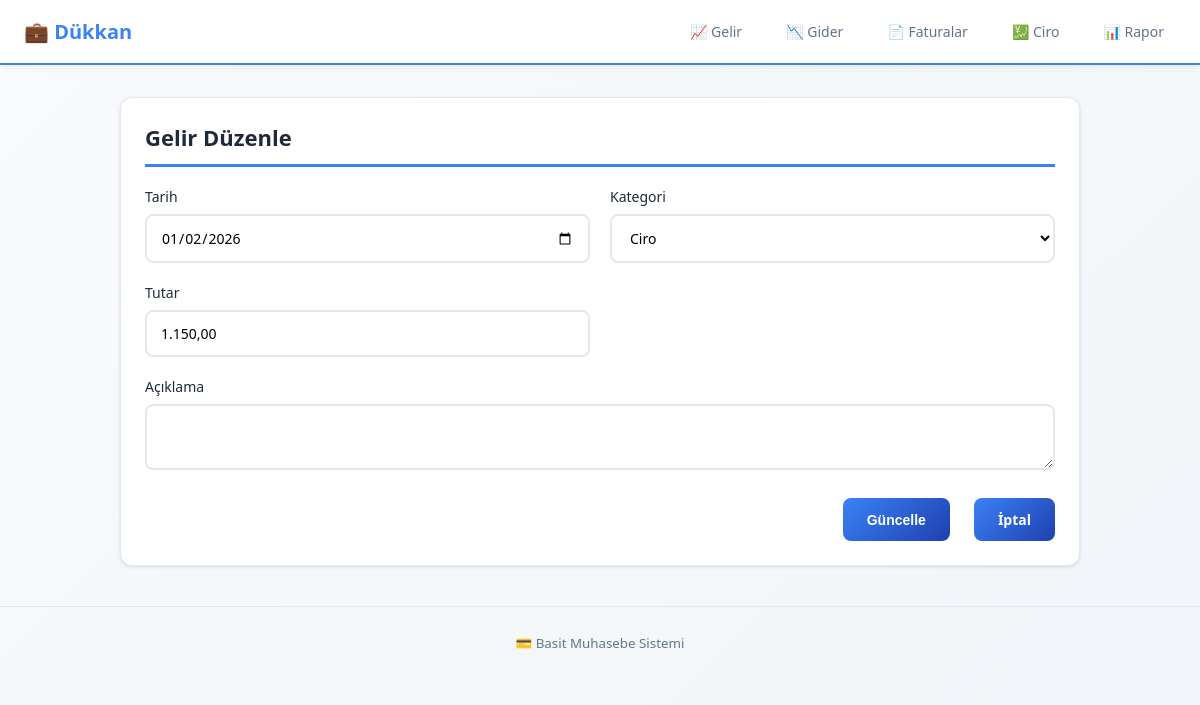
Page /income/edit/3 on the committed database.
### app.py (models this page shows)
class Income(db.Model):
    __tablename__ = "income"
    id = db.Column(db.Integer, primary_key=True)
    date = db.Column(db.Date, nullable=False)
    category = db.Column(db.String(64), nullable=True)
    amount = db.Column(db.Float, nullable=False)
    payment_type = db.Column(db.String(16), nullable=False)  # 'cash' or 'card'
    description = db.Column(db.Text, nullable=True)

### app.py (the view, shortened to what this page needs)
@app.route("/income/edit/<int:id>", methods=["GET", "POST"])
def income_edit(id):
    inc = Income.query.get_or_404(id)
    return render_template("income_edit.html", inc=inc)

### templates/income_edit.html (shortened to what this page needs)
{% extends 'base.html' %}
{% block content %}
<section class="card">
  <h2>Gelir Düzenle</h2>
  <form method="post" class="form-grid">
    <label>
      Tarih
      <input type="date" name="date" value="{{ inc.date }}" required>
    </label>
    <label>
      Kategori
      <select name="category" required>
        <option value="Ciro" {% if inc.category == 'Ciro' %}selected{% endif %}>Ciro</option>
      </select>
    </label>
    <label>
      Tutar
      <input type="text" name="amount" id="edit_amount" value="{{ '%.2f'|format(inc.amount) }}" placeholder="1.234,56" required>
    </label>
    <label class="full">
      Açıklama
      <textarea name="description" rows="2">{{ inc.description or '' }}</textarea>
    </label>
    <div class="actions">
      <button type="submit">Güncelle</button>
      <a href="/incomes" style="margin-left:12px;">İptal</a>
    </div>
  </form>
</section>
{% endblock %}

### static/styles.css (style rules this page uses)
* { box-sizing: border-box; }
:root { --primary: #3b82f6; --primary-dark: #1e40af; --primary-light: #dbeafe; --success: #10b981; --danger: #ef4444; --warning: #f59e0b; --bg: #f8fafc; --bg-light: #f1f5f9; --border: #e2e8f0; --text: #1e293b; --text-muted: #64748b; }
body { font-family: 'Segoe UI', system-ui, -apple-system, Roboto, sans-serif; margin: 0; background: linear-gradient(135deg, #f8fafc 0%, #f1f5f9 100%); color: var(--text); min-height: 100vh; }
.card { background: white; border-radius: 12px; padding: 24px; margin-bottom: 24px; box-shadow: 0 1px 3px rgba(0, 0, 0, 0.08), 0 2px 6px rgba(0, 0, 0, 0.04); border: 1px solid var(--border); transition: all 0.2s ease; }
.card h2 { margin: 0 0 20px 0; font-size: 22px; color: var(--text); border-bottom: 3px solid var(--primary); padding-bottom: 12px; }
.form-grid { display: grid; grid-template-columns: repeat(2, 1fr); gap: 20px; }
.form-grid label { display: flex; flex-direction: column; font-size: 14px; font-weight: 500; color: var(--text); gap: 8px; }
.form-grid label input, .form-grid label textarea, .form-grid label select { padding: 12px 14px; border: 2px solid var(--border); border-radius: 8px; font-size: 14px; font-family: inherit; transition: all 0.2s ease; background: white; }
.form-grid label input::placeholder { color: var(--text-muted); }
.form-grid label.full { grid-column: 1 / -1; }
.actions { grid-column: 1 / -1; display: flex; justify-content: flex-end; gap: 12px; margin-top: 8px; }
.actions button, .actions a { padding: 12px 24px; border: none; background: linear-gradient(135deg, var(--primary) 0%, var(--primary-dark) 100%); color: white; border-radius: 8px; cursor: pointer; font-weight: 600; font-size: 14px; transition: all 0.2s ease; text-decoration: none; display: inline-block; }

### rows in the picture
Income: date "01/02/2026", category "Ciro", amount "1.150,00"
